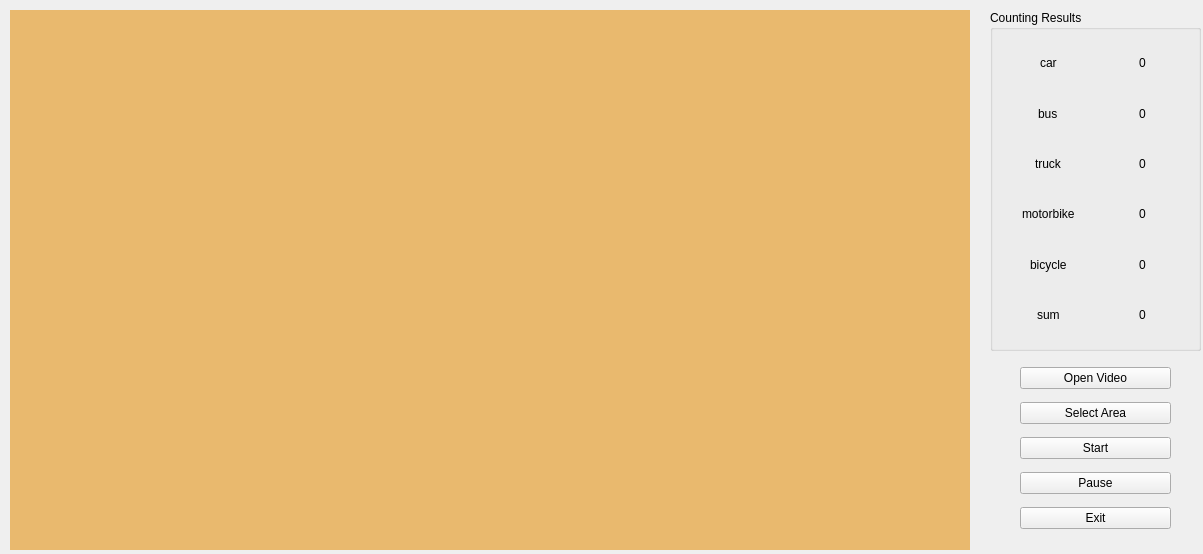
<?xml version="1.0" encoding="UTF-8"?>
<ui version="4.0">
 <class>mainWindow</class>
 <widget class="QMainWindow" name="mainWindow">
  <property name="geometry">
   <rect>
    <x>0</x>
    <y>0</y>
    <width>1203</width>
    <height>554</height>
   </rect>
  </property>
  <property name="windowTitle">
   <string>Vehicle Counting , Classification and Detection</string>
  </property>
  <widget class="QWidget" name="centralwidget">
   <widget class="QGroupBox" name="groupBox_count">
    <property name="geometry">
     <rect>
      <x>990</x>
      <y>10</y>
      <width>211</width>
      <height>341</height>
     </rect>
    </property>
    <property name="title">
     <string>Counting Results</string>
    </property>
    <layout class="QVBoxLayout" name="verticalLayout_2">
     <item>
      <layout class="QGridLayout" name="gridLayout_count">
       <property name="leftMargin">
        <number>2</number>
       </property>
       <property name="topMargin">
        <number>2</number>
       </property>
       <property name="rightMargin">
        <number>2</number>
       </property>
       <property name="bottomMargin">
        <number>2</number>
       </property>
       <property name="spacing">
        <number>6</number>
       </property>
       <item row="2" column="1" alignment="Qt::AlignHCenter">
        <widget class="QLabel" name="label_truck">
         <property name="text">
          <string>0</string>
         </property>
        </widget>
       </item>
       <item row="4" column="0" alignment="Qt::AlignHCenter">
        <widget class="QLabel" name="label_7">
         <property name="text">
          <string>bicycle</string>
         </property>
        </widget>
       </item>
       <item row="2" column="0" alignment="Qt::AlignHCenter">
        <widget class="QLabel" name="label_5">
         <property name="text">
          <string>truck</string>
         </property>
        </widget>
       </item>
       <item row="3" column="0" alignment="Qt::AlignHCenter">
        <widget class="QLabel" name="label_6">
         <property name="text">
          <string>motorbike</string>
         </property>
        </widget>
       </item>
       <item row="3" column="1" alignment="Qt::AlignHCenter">
        <widget class="QLabel" name="label_motorbike">
         <property name="text">
          <string>0</string>
         </property>
        </widget>
       </item>
       <item row="1" column="1" alignment="Qt::AlignHCenter">
        <widget class="QLabel" name="label_bus">
         <property name="text">
          <string>0</string>
         </property>
        </widget>
       </item>
       <item row="4" column="1" alignment="Qt::AlignHCenter">
        <widget class="QLabel" name="label_bicycle">
         <property name="text">
          <string>0</string>
         </property>
        </widget>
       </item>
       <item row="5" column="0" alignment="Qt::AlignHCenter">
        <widget class="QLabel" name="label_12">
         <property name="text">
          <string>sum</string>
         </property>
        </widget>
       </item>
       <item row="0" column="0" alignment="Qt::AlignHCenter">
        <widget class="QLabel" name="label_3">
         <property name="text">
          <string>car</string>
         </property>
        </widget>
       </item>
       <item row="5" column="1" alignment="Qt::AlignHCenter">
        <widget class="QLabel" name="label_sum">
         <property name="text">
          <string>0</string>
         </property>
        </widget>
       </item>
       <item row="0" column="1" alignment="Qt::AlignHCenter">
        <widget class="QLabel" name="label_car">
         <property name="text">
          <string>0</string>
         </property>
        </widget>
       </item>
       <item row="1" column="0" alignment="Qt::AlignHCenter">
        <widget class="QLabel" name="label_4">
         <property name="text">
          <string>bus</string>
         </property>
        </widget>
       </item>
      </layout>
     </item>
    </layout>
   </widget>
   <widget class="QLabel" name="label_image">
    <property name="geometry">
     <rect>
      <x>10</x>
      <y>10</y>
      <width>960</width>
      <height>540</height>
     </rect>
    </property>
    <property name="styleSheet">
     <string notr="true">background-color: rgb(233, 185, 110);</string>
    </property>
    <property name="text">
     <string/>
    </property>
    <property name="alignment">
     <set>Qt::AlignCenter</set>
    </property>
   </widget>
   <widget class="QWidget" name="">
    <property name="geometry">
     <rect>
      <x>1020</x>
      <y>360</y>
      <width>151</width>
      <height>181</height>
     </rect>
    </property>
    <layout class="QVBoxLayout" name="verticalLayout">
     <item>
      <widget class="QPushButton" name="pushButton_openVideo">
       <property name="text">
        <string>Open Video</string>
       </property>
      </widget>
     </item>
     <item>
      <widget class="QPushButton" name="pushButton_selectArea">
       <property name="text">
        <string>Select Area</string>
       </property>
      </widget>
     </item>
     <item>
      <widget class="QPushButton" name="pushButton_start">
       <property name="text">
        <string>Start</string>
       </property>
      </widget>
     </item>
     <item>
      <widget class="QPushButton" name="pushButton_pause">
       <property name="text">
        <string>Pause</string>
       </property>
      </widget>
     </item>
      <item>
      <widget class="QPushButton" name="pushButton_exit">
       <property name="text">
        <string>Exit</string>
       </property>
      </widget>
     </item>
    </layout>
   </widget>
  </widget>
 </widget>
 <resources/>
 <connections/>
</ui>
